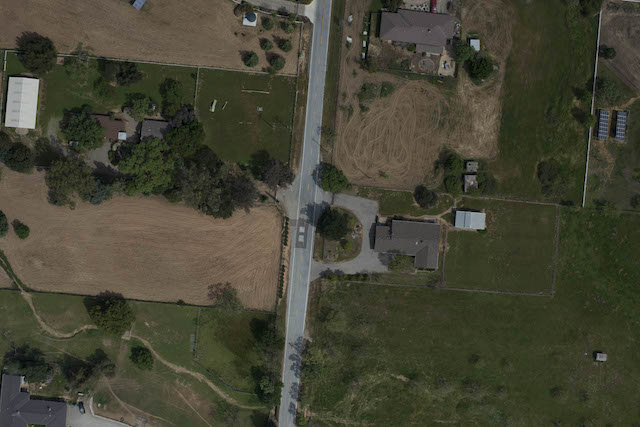
#> input picture T4/input/ground_left.jpg, 640 x 427 px, given in place of input_left.jpg, which was not available
$ python t4_stitch.py
#> lines starting #> are read from the running program, lines starting #| are printed output that depends on the picture; pictures that were not available may be replaced by others from this repository, and a replacement may not be noted
import cv2
import numpy as np
from scipy.spatial.distance import cdist

def SIFT(a, b):
  sift = cv2.SIFT_create(contrastThreshold=0.01)
  return sift.detectAndCompute(a, None), sift.detectAndCompute(b, None)


def BRIEF(a, b):
  star = cv2.xfeatures2d.StarDetector_create()
  brief = cv2.xfeatures2d.BriefDescriptorExtractor_create()
  return brief.compute(a, star.detect(a, None)), brief.compute(b, star.detect(b, None))


def ORB(a, b):
  orb = cv2.ORB_create()
  return orb.detectAndCompute(a, None), orb.detectAndCompute(b, None)


def ask_method():
  print('Qual método deseja utilizar?')
  print('1) SIFT')
  print('2) BRIEF')
  print('3) ORB')
  option = int(input())

  if option == 1:
    method = SIFT
  elif option == 2:
    method = BRIEF
  elif option == 3:
    method = ORB
  else:
    raise SystemExit('Unrecognized option:', option)

  return method


# -----------------------
# MAIN
# -----------------------

name = input('Digite o nome da imagem desejada (deve estar na pasta input): ')
#> the answer given: input

# Ler as imagens de entrada
# IMAGEM DA ESQUERDA
a_color = cv2.imread(f'input/{name}_left.jpg')
#> a_color is the input picture: shape (427, 640, 3); mean B, G, R 52.8, 68.6, 69.3

# IMAGEM DA DIREITA
b_color = cv2.imread(f'input/{name}_right.jpg')
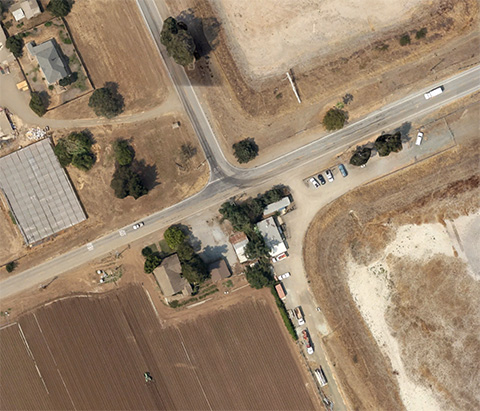
#> input picture T4/input/intersect_left.jpg, 480 x 411 px, given in place of input_right.jpg, which was not available
#> b_color is the input picture: shape (411, 480, 3); mean B, G, R 109.4, 132, 153

# 1) Converter as imagens coloridas de entrada em imagens de nıveis de cinza.
a = cv2.cvtColor(a_color, cv2.COLOR_BGR2GRAY)
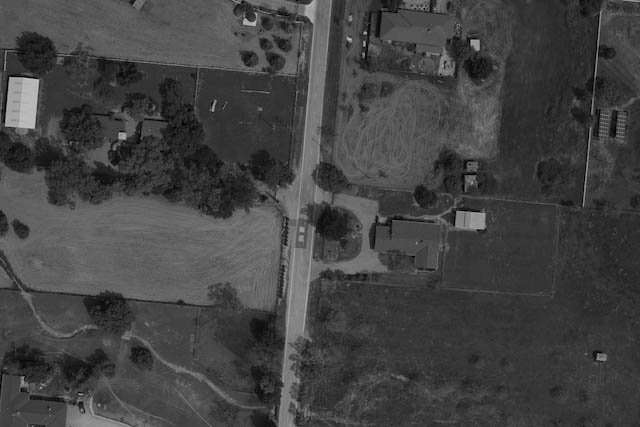
#> a: shape (427, 640); min 0, max 196, mean 67
b = cv2.cvtColor(b_color, cv2.COLOR_BGR2GRAY)
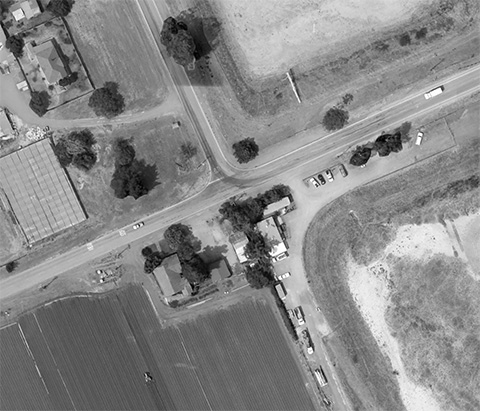
#> b: shape (411, 480); min 0, max 255, mean 135.7

# 2) Encontrar pontos de interesse e descritores invariantes locais para o par de imagens.
method = ask_method()
#> the answer given: 1
(keypoints_1, descritores_1), (keypoints_2, descritores_2) = method(a, b)
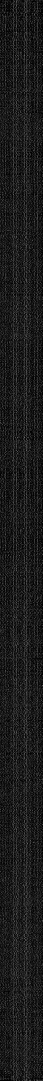
#> descritores_1: shape (3241, 128) float32 (shown at 1/3 size); min 0, max 215, mean 27.5
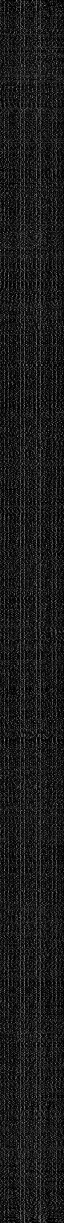
#> descritores_2: shape (2446, 128) float32 (shown at 1/2 size); min 0, max 204, mean 26.8
#> keypoints_1 = 3241 keypoints; strongest (x, y, size): (365, 33, 2.3), (25, 102, 26.3), (364, 54, 1.8), (364, 45, 2.1); keypoints_2 = 2446 keypoints; strongest (x, y, size): (99, 272, 1.8), (101, 281, 1.9), (252, 265, 2.7), (280, 278, 2.1)

descritores_1 = np.array(descritores_1)
descritores_2 = np.array(descritores_2)

# 3) Computar distancias (similaridades) entre cada descritor das duas imagens
distancias = cdist(descritores_1, descritores_2, metric='euclidean')
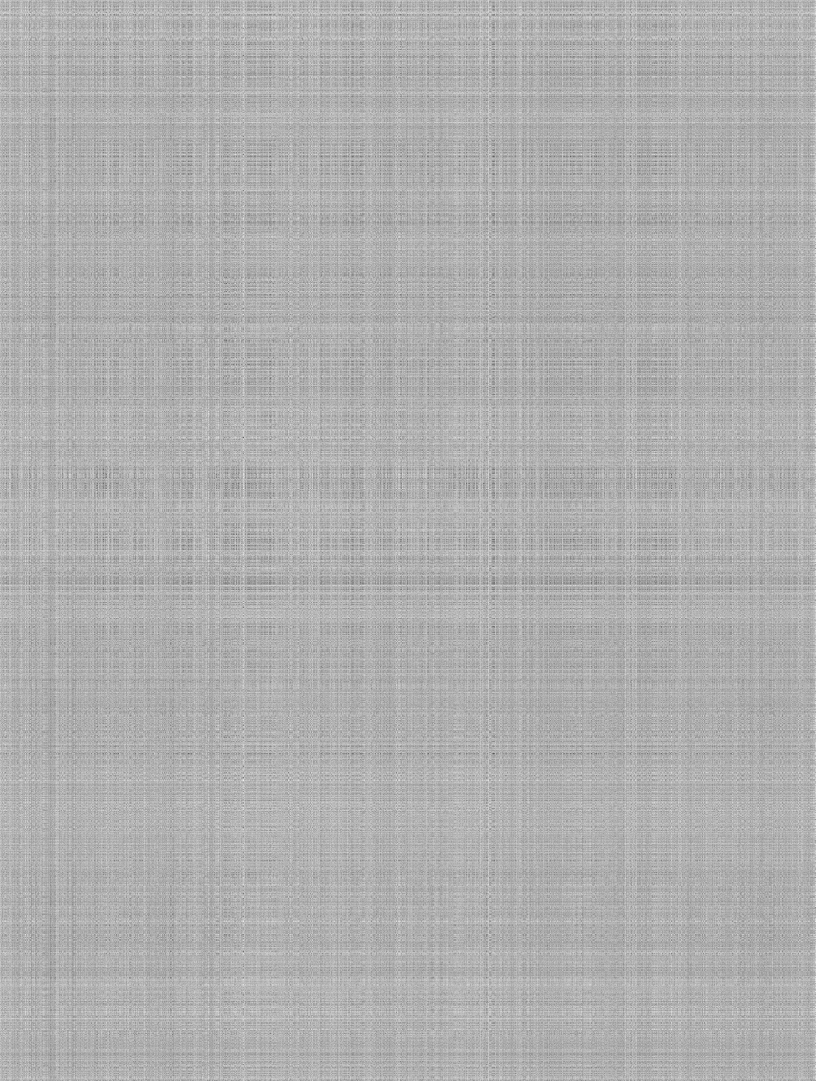
#> distancias: shape (3241, 2446) float64 (shown at 1/3 size); min 119.2, max 709.4, mean 526.5; drawn with min black and max white

# 4) Selecionar as melhores correspondencias para cada descritor de imagem.
indices_correspondencias = np.argmin(distancias, axis=1)
#> indices_correspondencias = 3241 values, max 2445 at index 744, min 1 at index 577, mean 1229
bf = cv2.BFMatcher()

# Realizar a correspondência de k-vizinhos mais próximos
matches = bf.knnMatch(descritores_1, descritores_2, k=2)
#> matches = 3241 matches

distancias_1 = np.array([m[0].distance for m in matches])
#> distancias_1 = 3241 values, max 437.2 at index 3034, min 119.2 at index 1394, mean 309
distancias_2 = np.array([m[1].distance for m in matches])
#> distancias_2 = 3241 values, max 442.2 at index 3034, min 124 at index 1394, mean 324.6

# Aplicar a condição de Lowe's
razao = distancias_1 / distancias_2
#> razao = 3241 values, max 1 at index 2259, min 0.618 at index 1572, mean 0.951
#> (the run stopped early here; a loop or call above may not have finished)
